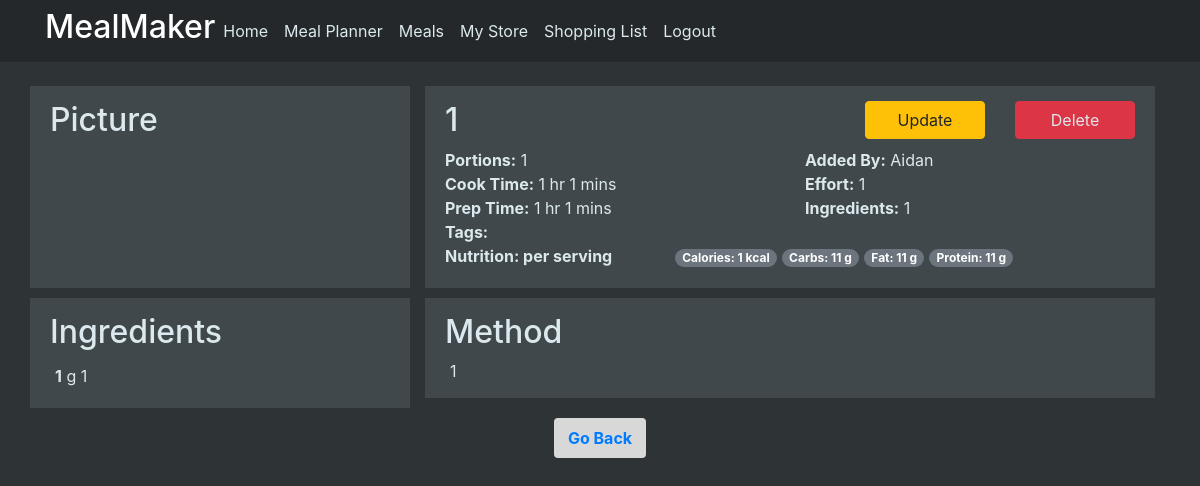
Screenshot of /meal/1 (signed in) with the database file from the repository.
### mealmaker/models.py (models this page shows)
class Meal(db.Model):
    id = db.Column(db.Integer, primary_key=True)
    date = db.Column(db.DateTime(timezone=True), default=func.now())
    name = db.Column(db.String(200), unique=True)
    portion = db.Column(db.Integer)
    prep_time_hour = db.Column(db.Integer)
    prep_time_min = db.Column(db.Integer)
    cook_time_hour = db.Column(db.Integer)
    cook_time_min = db.Column(db.Integer)
    diet_type = db.Column(db.String(20))
    health_type = db.Column(db.String(20))
    effort = db.Column(db.String(5))
    cost = db.Column(db.String(5))
    freezable = db.Column(db.String(5))
    num_ingredient = db.Column(db.Integer)
    time_to_go_off = db.Column(db.Integer)
    cal_per_portion = db.Column(db.Integer)
    protein_per_portion = db.Column(db.Integer)
    fat_per_portion = db.Column(db.Integer)
    carb_per_portion = db.Column(db.Integer)
    recipe = db.Column(db.Text)
    ingredients = db.relationship(
        "Ingredient", back_populates="meal_id", cascade="all, delete"
    )
    meal_plan = db.relationship("MealPlan", back_populates="meal_id")

class User(db.Model, UserMixin):
    id = db.Column(db.Integer, primary_key=True)
    email = db.Column(db.String(150), unique=True)
    password = db.Column(db.String(150))
    first_name = db.Column(db.String(150))

class Ingredient(db.Model):
    id = db.Column(db.Integer, primary_key=True)
    name = db.Column(db.String(200))
    amount = db.Column(db.Integer)
    unit = db.Column(db.String(200))
    meal_link = db.Column(db.Integer, db.ForeignKey("meal.id"))
    meal_id = db.relationship(
        "Meal", back_populates="ingredients", collection_class=list
    )

### mealmaker/views.py (the view)
@views.route("/meal/<int:id>", methods=["GET", "POST"])
@login_required
def meal(id):
    meal = Meal.query.get_or_404(id)
    ingredient = Ingredient.query.filter(Ingredient.meal_link == id)
    form = UpdateMealForm()
    template_form = IngredientForm(prefix="ingredient-_-")
    if form.is_submitted():
        meal.name = form.name.data.lower()
        meal.portion = form.portion.data
        meal.prep_time_hour = form.prep_time_hour.data
        meal.prep_time_min = form.prep_time_min.data
        meal.cook_time_hour = form.cook_time_hour.data
        meal.cook_time_min = form.cook_time_min.data
        meal.diet_type = form.diet_type.data
        meal.health_type = form.health_type.data
        meal.effort = form.effort.data
        meal.cost = form.cost.data
        meal.freezable = form.freezable.data
        meal.num_ingredient = form.num_ingredient.data
        meal.time_to_go_off = form.time_to_go_off.data
        meal.cal_per_portion = form.cal_per_portion.data
        meal.protein_per_portion = form.protein_per_portion.data
        meal.fat_per_portion = form.fat_per_portion.data
        meal.carb_per_portion = form.carb_per_portion.data
        meal.recipe = form.recipe.data
        db.session.query(Ingredient).filter(Ingredient.meal_link == id).delete()
        db.session.commit()
        for i in form.ingredient.data:
            new_ingredient = Ingredient(
                name=i["ingredient_name"].lower(),
                amount=i["ingredient_amount"],
                unit=i["ingredient_unit"],
                meal_link=id,
            )
            db.session.add(new_ingredient)
        db.session.query(Ingredient).order_by(Ingredient.name.desc())
        db.session.commit()
        flash("Your meal has been updated!", "success")
        return redirect(url_for("views.meal", id=meal.id))
    elif request.method == "GET":
        form.name.data = meal.name
        form.portion.data = meal.portion
        form.prep_time_hour.data = meal.prep_time_hour
        form.prep_time_min.data = meal.prep_time_min
        form.cook_time_hour.data = meal.cook_time_hour
        form.cook_time_min.data = meal.cook_time_min
        form.diet_type.data = meal.diet_type
        form.health_type.data = meal.health_type
        form.effort.data = meal.effort
        form.cost.data = meal.cost
        form.freezable.data = meal.freezable
        form.num_ingredient.data = meal.num_ingredient
        form.time_to_go_off.data = meal.time_to_go_off
        form.cal_per_portion.data = meal.cal_per_portion
        form.protein_per_portion.data = meal.protein_per_portion
        form.fat_per_portion.data = meal.fat_per_portion
        form.carb_per_portion.data = meal.carb_per_portion
        form.recipe.data = meal.recipe
        for row in ingredient:
            subform = {
                "id": row.id,
                "ingredient_name": row.name,
                "ingredient_amount": row.amount,
                "ingredient_unit": row.unit,
            }
            form.ingredient.append_entry(subform)
        recipe_display = meal.recipe.replace('\r', '').split('\n')
    return render_template(
        "meal.html",
        user=current_user,
        form=form,
        meal=meal,
        ingredient=ingredient,
        legend="Update Meal",
        _template=template_form,
        recipe_display=recipe_display
    )

### mealmaker/__init__.py (called while the page is built)
def create_app():
    app = Flask(__name__)
    app.config["SECRET_KEY"] = "hjshjhdjah kjshkjdhjs"
    app.config["SQLALCHEMY_DATABASE_URI"] = f"sqlite:///{DB_NAME}"
    app.config["SQLALCHEMY_TRACK_MODIFICATIONS"] = False
    db.init_app(app)
    from .views import views
    from .auth import auth
    app.register_blueprint(views, url_prefix="/")
    app.register_blueprint(auth, url_prefix="/")
    from .models import User, Meal, Ingredient, MealPlan
    create_database(app)
    login_manager = LoginManager()
    login_manager.login_view = "auth.login"
    login_manager.init_app(app)
    @login_manager.user_loader
    def load_user(id):
        return User.query.get(id)
    return app

### mealmaker/templates/meal.html (shortened to what this page needs)
{% extends "layout.html" %}
{% import "update_macro.html" as macros %}
{% block content %}
<br>
<div class="row" id="Header">
  <div class="col-4 content-section-dim">
    <section>
      <div>
        <h2>Picture</h2>
      </div>
    </section>
  </div>
  <div class="col-md-8 ">
    <div class="content-section-dim">
      <div class="row">
        <div class="col-7">
          <h2>{{meal.name.title()}}</h2>
        </div>
        <div align="center" class="col">
          <button type="button" class="btn btn-warning btn-block" data-toggle="modal"
            data-target=".bd-example-modal-lg">Update</button>
        </div>
        <div class="col"><a class="btn btn-danger btn-block" data-toggle="modal" data-target="#deleteModal">Delete</a>
        </div>
      </div>
      <div class="row">
        <div class="col-6"><b>Portions:</b> {{meal.portion}}</div>
        <div class="col-6"><b>Added By:</b> {{user.first_name}}</div>
      </div>
      <div class="row">
        {% if meal.cook_time_hour == 0 %}
        <div class="col-6"><b>Cook Time:</b> {{meal.cook_time_min}} mins</div>
        {% elif meal.cook_time_hour == 1 and meal.cook_time_min == 0 %}
        <div class="col-6"><b>Cook Time:</b> {{meal.cook_time_hour}} hr</div>
        {% elif meal.cook_time_hour == 1 %}
        <div class="col-6"><b>Cook Time:</b> {{meal.cook_time_hour}} hr {{meal.cook_time_min}} mins</div>
        {% elif meal.cook_time_min == 0 %}
        <div class="col-6"><b>Cook Time:</b> {{meal.cook_time_hour}} hrs</div>
        {% else %}
        <div class="col-6"><b>Cook Time:</b> {{meal.cook_time_hour}} hrs {{meal.cook_time_min}} mins</div>
        {% endif %}
        <div class="col-6"><b>Effort:</b> {{meal.portion}}</div>
      </div>
      <div class="row">
        {% if meal.prep_time_hour == 0 %}
        <div class="col-6"><b>Prep Time:</b> {{meal.prep_time_min}} mins</div>
        {% elif meal.prep_time_hour == 1 and meal.prep_time_min == 0 %}
        <div class="col-6"><b>Prep Time:</b>  {{meal.prep_time_hour}} hr</div>
        {% elif meal.prep_time_hour == 1 %}
        <div class="col-6"><b>Prep Time:</b> {{meal.prep_time_hour}} hr {{meal.prep_time_min}} mins</div>
        {% elif meal.prep_time_min == 0 %}
        <div class="col-6"><b>Prep Time:</b> {{meal.prep_time_hour}} hrs</div>
        {% else %}
        <div class="col-6"><b>Prep Time:</b> {{meal.prep_time_hour}} hrs {{meal.prep_time_min}} mins</div>
        {% endif %}
        <div class="col-6"><b>Ingredients:</b> {{meal.num_ingredient}}</div>
      </div>
      <div class="row">
        <div class="col-2"><b>Tags: </b></div>
      </div>
      <div class="row">
        <div class="col-4"><b>Nutrition: per serving</b></div>
        <div class="tag-row"><span class="badge badge-pill badge-secondary">Calories: {{meal.cal_per_portion}} kcal</span></div>
        <div class="tag-row"><span class="badge badge-pill badge-secondary">Carbs: {{meal.protein_per_portion}} g</span></div>
        <div class="tag-row"><span class="badge badge-pill badge-secondary">Fat: {{meal.fat_per_portion}} g</span></div>
        <div class="tag-row"><span class="badge badge-pill badge-secondary">Protein: {{meal.carb_per_portion}} g</span></div>
      </div>
    </div>
  </div>
</div>
<div class="row" id="Body">
  <div class="col-4 media content-section-dim">
    <section>
      <h2>Ingredients</h2>
      <section class="media-body">
        <ul class="no-bullets">
          {% for i in ingredient %}
          <li><b>{{ i.amount}}</b> {{ i.unit}} {{ i.name}}</li>
          {% endfor %}
        </ul>
      </section>
    </section>
  </div>
  <div class="col-8">
    <div class="content-section-dim">
        <h2>Method</h2>
        {% for line in recipe_display %}
            {% if line[0:4] == 'Step' %}
                <div class="row row-heading"><b>{{line}}</b></div>
            {% else %}
            <div class="row row-body">{{line}}</div>
            {% endif %}
        {% endfor %}
    </div>
  </div>
</div>
<div>
  <legend align="center">
    <button type="button" class="btn btn-light" data-dismiss="modal">
      <a class="text-center" href="{{ url_for('views.meals') }}"><b>Go Back</b></a>
    </button>
  </legend>
</div>
{% endblock content %}

### mealmaker/static/main.css (style rules this page uses)
body { background-color: #2e3335; color: #DBE9EE; }
.content-section-dim { padding: 15px 20px; background-color: #40484b; border-radius: 0px; margin-bottom: 10px; }
.btn-light { border: 2px solid #d8d8d8; background: #d8d8d8; }
.tag-row { padding: 0px 0px 5px 5px; }
ul.no-bullets { list-style-type: none; padding: 5px; margin: 0; }
.row-body { padding-right: 20px; padding-bottom: 0px; padding-left: 20px; }

### rows the page displays
Meal: name "1", portion "1", cook_time_hour "1", cook_time_min "1", prep_time_hour "1", prep_time_min "1", num_ingredient "1", cal_per_portion "1", protein_per_portion "11", fat_per_portion "11", carb_per_portion "11"
User: first_name "Aidan"
Ingredient: amount "1", unit "g", name "1"

### other values shown
{{ line }} "1"
